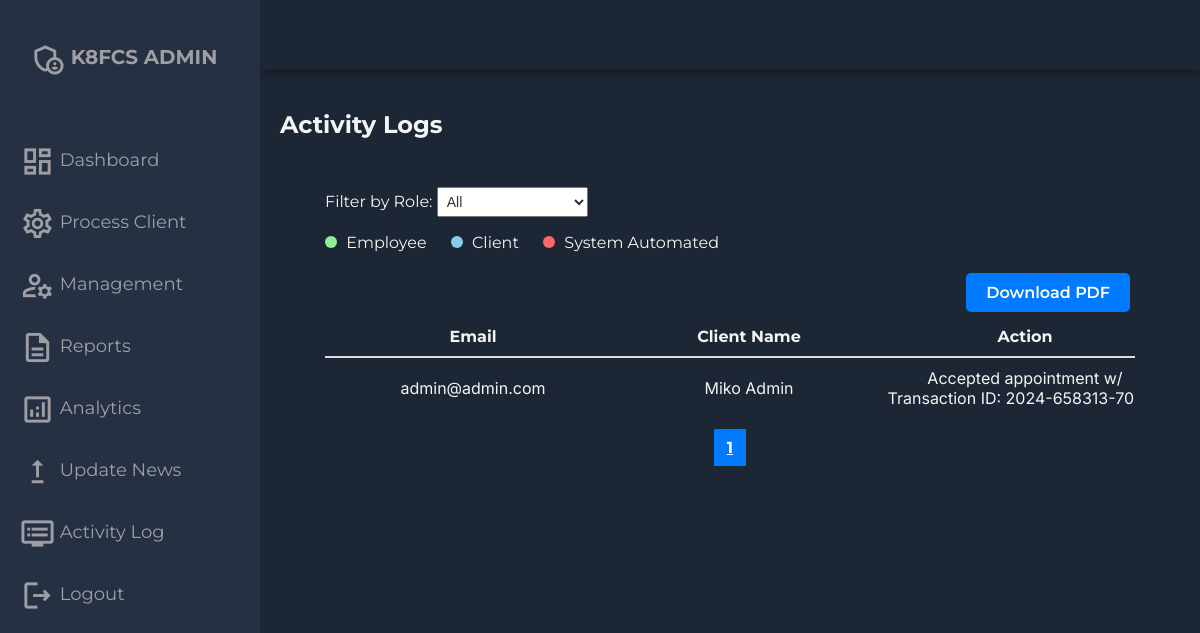
Screenshot of /adminside/activity-log.php?role=Admin with the database file from the repository.
### tables this page shows
CREATE TABLE `activity_log` (
  `id` int(11) NOT NULL,
  `user_email` varchar(255) NOT NULL,
  `action` text NOT NULL,
  `file_name` varchar(255) DEFAULT NULL,
  `timestamp` timestamp NOT NULL DEFAULT current_timestamp()
);

### adminside/activity-log.php (the view, shortened to what this page needs)
<?php
include 'processes/activity-log-logic.php';
$results_per_page = 8;
$query = "SELECT COUNT(*) AS total FROM activity_log";
$result = mysqli_query($conn, $query);
$row = mysqli_fetch_assoc($result);
$total_results = $row['total'];
$total_pages = ceil($total_results / $results_per_page);
$page = isset($_GET['page']) ? (int) $_GET['page'] : 1;
$start_from = ($page - 1) * $results_per_page;
$selected_role = isset($_GET['role']) ? $_GET['role'] : '';
$query = "SELECT al.user_email, al.action, al.timestamp, u.role, CONCAT(u.first_name, ' ', u.last_name) AS client_name
          FROM activity_log al
          JOIN users u ON al.user_email = u.email
          WHERE ('$selected_role' = '' OR u.role = '$selected_role' OR ('$selected_role' = 'K8FCS System' AND al.action LIKE '%Automatically%'))
          AND ('$selected_role' != 'Employee' OR al.action NOT LIKE '%Automatically%')
          AND ('$selected_role' != 'Client' OR al.action NOT LIKE '%Automatically%')
          ORDER BY al.timestamp DESC
          LIMIT $start_from, $results_per_page";
$result = mysqli_query($conn, $query);
?>
<!DOCTYPE html>
<html lang="en">
<head>
    <link rel="stylesheet" href="assets/css/style.css">
</head>
<body>
    <div class="grid-container">
        <?php include 'required/header.php'; ?>
        <?php include 'required/sidebar.php'; ?>
        <main class="main-container">
            <div class="main-title">
                <h2>Activity Logs</h2>
            </div>
            <div class="container">
                <form method="GET" action="">
                    <label for="role">Filter by Role:</label>
                    <select name="role" id="select-role" onchange="this.form.submit()">
                        <option value="">All</option>
                    </select>
                </form>
                <div class="legend">
                    <p><span style="background-color: lightgreen;"></span> Employee</p>
                    <p><span style="background-color: skyblue;"></span> Client</p>
                    <p><span style="background-color: #ff6666;"></span> System Automated</p>
                </div>
                <div class="download-pdf" id="download-pdf-logs">
                    <a href="?generate_pdf=1&role=<?php echo urlencode($selected_role); ?>" class="btn">Download PDF</a>
                </div>
                <div class="table-wrapper" id="activity-log-wrapper">
                    <div class="table" id="activity-log-table">
                        <div class="table-header">
                            <div class="header-item">Email</div>
                            <div class="header-item">Client Name</div>
                            <div class="header-item">Action</div>
                        </div>
                        <?php if (mysqli_num_rows($result) > 0): ?>
                            <?php while ($row = mysqli_fetch_assoc($result)): ?>
                                <div class="table-row" style="color:
                                    <?php
                                    if ($row['role'] === 'Employee')
                                        echo 'lightgreen';
                                    elseif ($row['role'] === 'Client')
                                        echo 'skyblue';
                                    elseif ($row['role'] === 'System Automated')
                                        echo '#ff6666';
                                    ?>">
                                    <div class="row-item"><?php echo htmlspecialchars($row['user_email']); ?></div>
                                    <div class="row-item"><?php echo htmlspecialchars($row['client_name']); ?></div>
                                    <div class="row-item"><?php echo htmlspecialchars($row['action']); ?></div>
                                </div>
                            <?php endwhile; ?>
                        <?php else: ?>
                            <div class="table-row">
                                <div class="row-item" colspan="5">No logs available</div>
                            </div>
                        <?php endif; ?>
                    </div>
                </div>
                <?php if ($total_results > 0): ?>
                    <div class="pagination">
                        <?php
                        $start_page = max(1, $page - 5);
                        $end_page = min($total_pages, $page + 4);
                        if ($end_page - $start_page < 9) {
                            $end_page = min($total_pages, $start_page + 9);
                        }
                        if ($end_page - $start_page < 9) {
                            $start_page = max(1, $end_page - 9);
                        }
                        $query = "SELECT COUNT(*) AS total FROM activity_log al
              JOIN users u ON al.user_email = u.email
              WHERE ('$selected_role' = '' OR u.role = '$selected_role' OR ('$selected_role' = 'K8FCS System' AND al.action LIKE '%Automatically%'))
              AND ('$selected_role' != 'Employee' OR al.action NOT LIKE '%Automatically%')
              AND ('$selected_role' != 'Client' OR al.action NOT LIKE '%Automatically%')";
                        $result = mysqli_query($conn, $query);
                        $row = mysqli_fetch_assoc($result);
                        $total_results_with_data = $row['total'];
                        $total_pages_with_data = ceil($total_results_with_data / $results_per_page);
                        $end_page = min($end_page, $total_pages_with_data);
                        ?>
                        <?php for ($i = $start_page; $i <= $end_page; $i++): ?>
                            <a href="?page=<?php echo $i; ?>&role=<?php echo urlencode($selected_role); ?>"
                                class="<?php echo ($i === $page) ? 'active' : ''; ?>">
                                <?php echo $i; ?>
                            </a>
                        <?php endfor; ?>
                    </div>
                <?php endif; ?>
            </div>
            <br>
        </main>
    </div>
</body>
</html>

### adminside/assets/css/style.css (style rules this page uses)
body { margin: 0; padding: 0; background-color: #1d2634; color: #9e9ea4; font-family:'Montserrat', sans-serif; }
.grid-container { display: grid; grid-template-columns: 260px 1fr 1fr 1fr; grid-template-rows: 0.2fr 3fr; grid-template-areas: 'sidebar header header header' 'sidebar main main main'; height: 100vh; }
.main-container { grid-area: main; overflow-y: auto; padding: 20px 20px; color: rgba(255, 255, 255, 0.95); }
.main-title { display: flex; justify-content: space-between; }
.container { width: 90%; margin: 0 auto; background-color: transparent; padding: 20px; }
.table { width: 100%; border-collapse: collapse; }
.table-header { display: flex; justify-content: space-between; align-items: center; padding: 10px; border-bottom: 2px solid #ddd; }
.table-row { display: flex; justify-content: space-between; align-items: center; padding: 10px; }
.row-item { flex: 1; text-align: center; font-family: 'Inter'; }
.header-item { flex: 1; text-align: center; font-weight: bolder; }
.btn { padding: 5px 10px; margin: 5px 5px; border: none; border-radius: 5px; cursor: pointer; color: #fff; font-size: 16px; text-decoration: none; }
.pagination { margin: 20px 0; text-align: center; }
.pagination a { padding: 8px 12px; margin: 0 4px; text-decoration: none; border: 1px solid #ccc; color: #333; }
.pagination a.active { background-color: #007BFF; color: white; border: 1px solid #007BFF; }
.download-pdf { text-align: right; }
.btn, .btn_edit, .btn_delete { display: inline-block; padding: 10px 20px; font-size: 16px; font-weight: 600; text-align: center; text-decoration: none; background-color: #007bff; color: #fff; border: none; border-radius: 5px; cursor: pointer; transition: background-color 0.3s ease; }
.pagination { margin: 20px 0; }
.pagination a { padding: 8px 12px; margin: 0 4px; text-decoration: none; color: #007bff; }
.pagination a.active { font-weight: bold; text-decoration: underline; }
.table-wrapper, #show-active-inactive-details-container, #pending-table-wrapper, #accepted-table-wrapper, #approve-payment-table-wrapper, #edit-delete-account-wrapper, #report-wrapper, #sales-wrapper, #user-accounts-wrapper, #application-report-wrapper, #booked-account-report-wrapper, #commission-report-table-wrapper, #activity-log-wrapper, #list-news-wrapper { overflow-x: auto; }
#show-active-inactive-table, #edit-delete-account-table, #user-accounts-table, #activity-log-table, #list-news-table { min-width: 1400px; }
.pending-sort-options, .accepted-sort-options, .approve-payment-sort-options, #select-role { padding: 5px; font-size: 14px; color: #333; margin-top: 0.5rem; }

### adminside/activity-log.php (style rules this page uses)
.legend p { display: inline-block; margin-right: 20px; }
.legend span { display: inline-block; width: 12px; height: 12px; border-radius: 50%; margin-right: 5px; }

### rows the page displays
activity_log: user_email "admin@admin.com", client_name "Miko Admin", action "Accepted appointment w/ Transaction ID:…"
